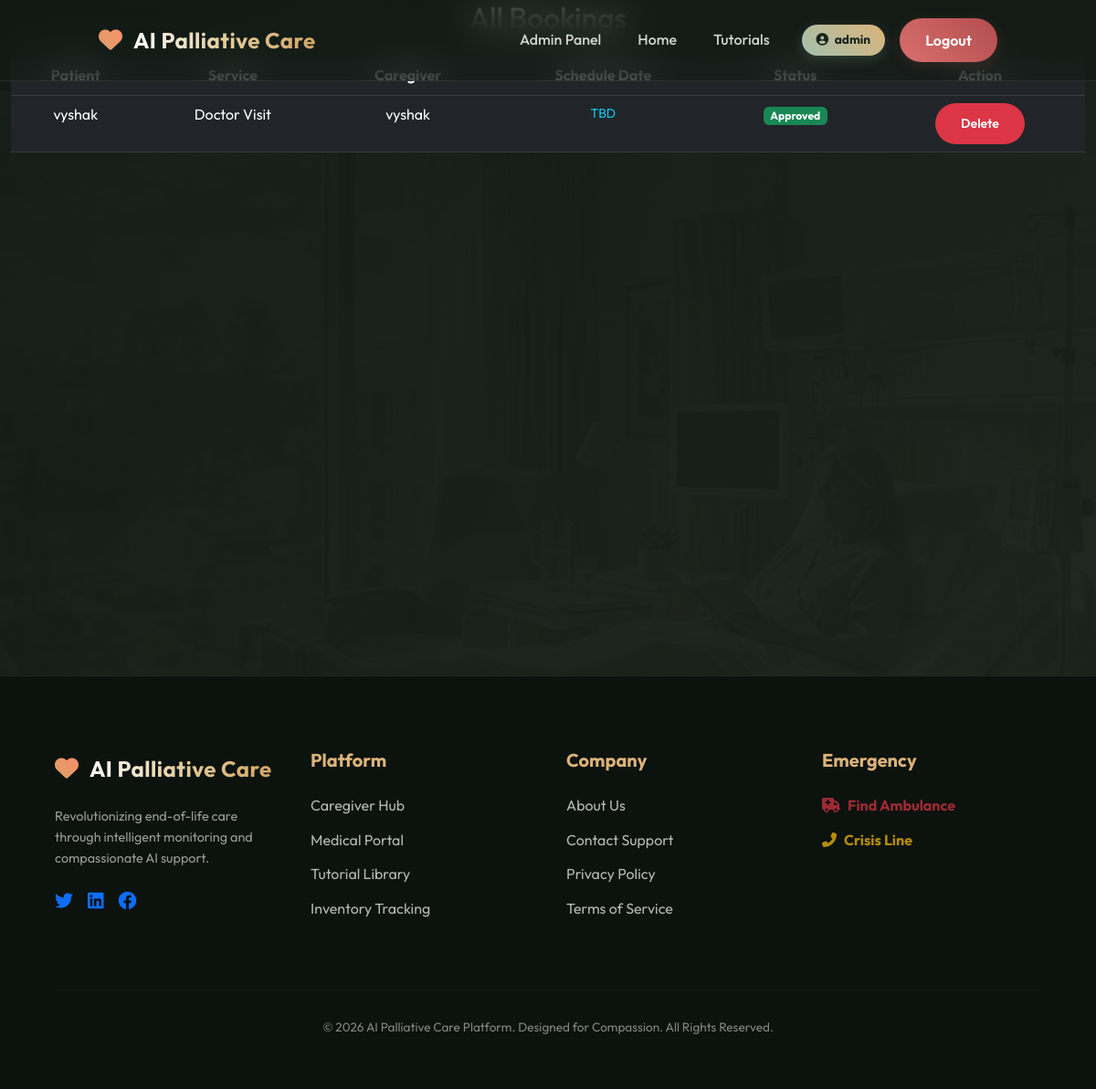
Before: /view_all_bookings (signed in) with the older database file.
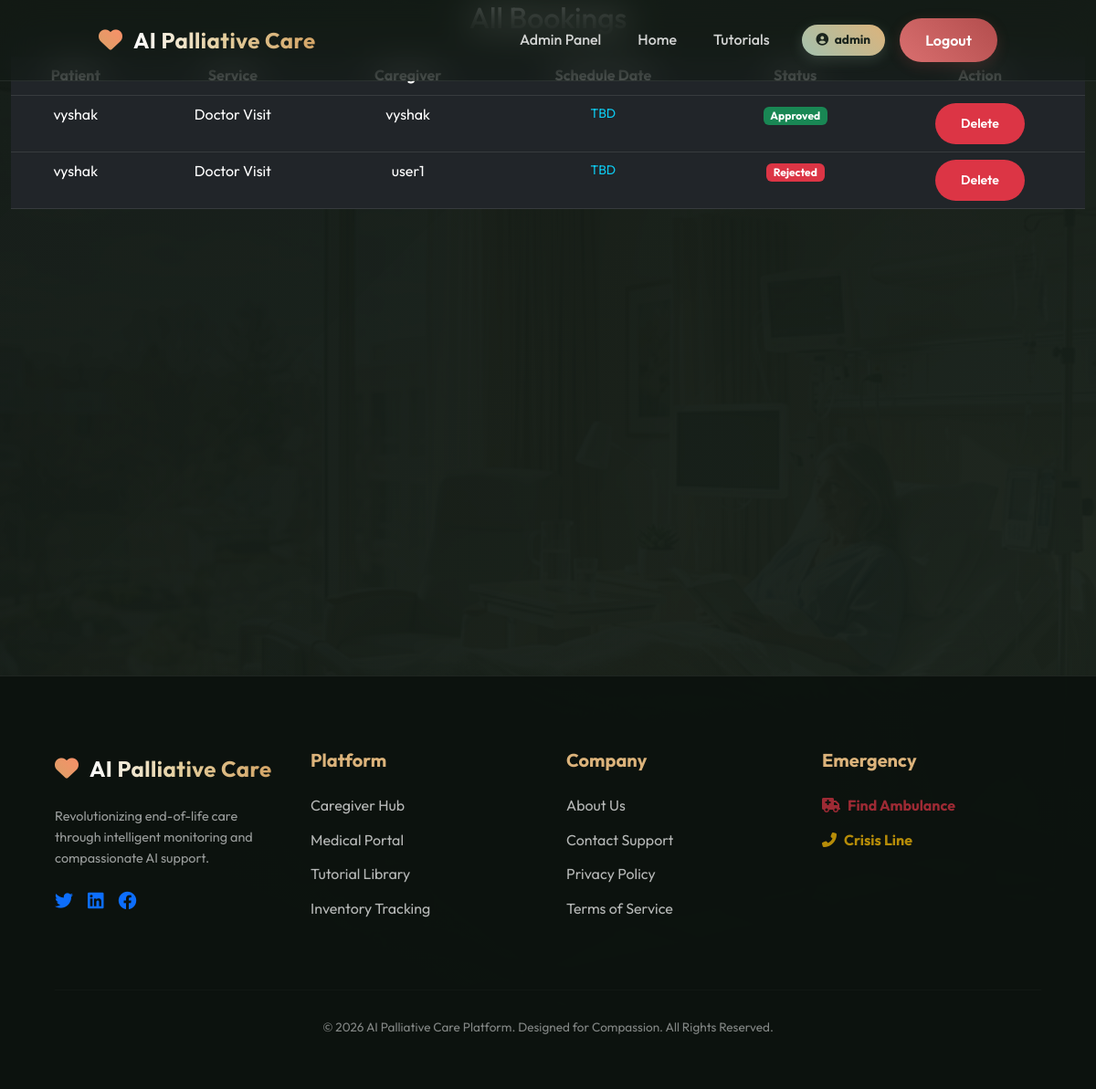
After: the same page with the newer database file.
### tables this page shows
CREATE TABLE booking(
        id INTEGER PRIMARY KEY AUTOINCREMENT,
        patient_name TEXT,
        service TEXT,
        caregiver TEXT
    , status TEXT DEFAULT 'Approved', scheduled_date TEXT);

### app.py (the view)
@app.route("/view_all_bookings")
def view_all_bookings():
    if session.get("role") not in ["admin", "nurse"]:
        return redirect("/login")
    conn = get_db()
    data = conn.execute("SELECT * FROM booking").fetchall()
    return render_template("admin_view_bookings.html", bookings=data)

### app.py (called while the page is built)
@app.after_request
def add_header(response):
    response.cache_control.no_store = True
    response.cache_control.no_cache = True
    response.cache_control.must_revalidate = True
    response.cache_control.max_age = 0
    return response

def get_db():
    if 'db' not in g:
        g.db = sqlite3.connect(DB, timeout=20)
        g.db.row_factory = sqlite3.Row
        g.db.execute("PRAGMA journal_mode=WAL")
    return g.db

### templates/admin_view_bookings.html
{% extends "base.html" %}
{% block content %}
<h2 class="text-center mb-4">All Bookings</h2>
<table class="table table-dark text-center">
<tr>
    <th>Patient</th>
    <th>Service</th>
    <th>Caregiver</th>
    <th>Schedule Date</th>
    <th>Status</th>
    <th>Action</th>
</tr>
{% for b in bookings %}
<tr>
    <td>{{ b.patient_name }}</td>
    <td>{{ b.service }}</td>
    <td>{{ b.caregiver }}</td>
    <td class="small text-info">{{ b.scheduled_date or 'TBD' }}</td>
    <td>
        {% if b.status == 'Pending' %}
            <span class="badge bg-warning text-dark">Pending</span>
        {% elif b.status == 'Approved' %}
            <span class="badge bg-success">Approved</span>
        {% else %}
            <span class="badge bg-danger">{{ b.status }}</span>
        {% endif %}
    </td>
    <td>
        <a href="/admin_delete_booking/{{ b.id }}"
           class="btn btn-danger btn-sm"
           onclick="return confirm('Delete booking?')">
           Delete
        </a>
    </td>
</tr>
{% endfor %}
</table>
{% endblock %}

Changed rows visible on the page:
added booking: patient_name "vyshak", service "Doctor Visit", caregiver "user1", scheduled_date "TBD", status "Rejected"
